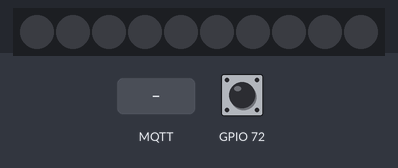
Bench run of a sketch on a simulated ESP32-S3. On the bench: 10 RGB LEDs in strip order, left to right. The test bench sets the inputs (shaded band); at power-on: GPIO 72 HIGH. Dim RGB values are drawn brighter than linear; WiFi joins after 1.5 s; servers stay silent unless stated; no MQTT or app messages arrive unless stated; what the sketch prints to the serial monitor is not drawn.

Above: at 3.7 s.
3.8 s: MQTT message "5" arrives on the first subscribed topic
At 4.7 s:
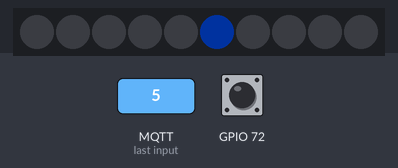
5.3 s: MQTT message "1" arrives on the first subscribed topic
At 5.8 s:
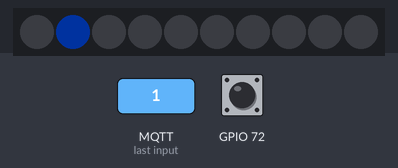
Timing chart, 0 to 8.3 s (numbered marks = the images above; inputs shaded):
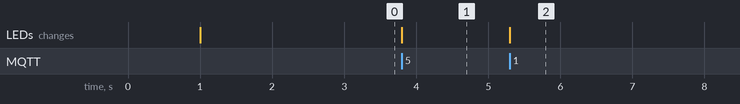

Measured:
- after the input at 3.8 s, the LEDs: change at once (image 1)
- after the input at 5.3 s, the LEDs: change at once (image 2)

The sketch:

Complete_Node_Quick_Test.ino
```cpp
/*
  FindIt complete one-node quick test.
  Libraries:
  - PubSubClient
  - Adafruit MCP23X17
  - Adafruit NeoPixel
*/
#include <WiFi.h>
#include <PubSubClient.h>
#include <Wire.h>
#include <Adafruit_MCP23X17.h>
#include <Adafruit_NeoPixel.h>

const char* WIFI_SSID = "REPLACE_LOCALLY";
const char* WIFI_PASSWORD = "REPLACE_LOCALLY";
const char* MQTT_HOST = "192.168.1.100";
const uint16_t MQTT_PORT = 1883;
const char* CONTROLLER_ID = "CTRL-01";

constexpr uint8_t SDA_PIN = 4;
constexpr uint8_t SCL_PIN = 5;
constexpr uint8_t LED_DATA_PIN = 3;
constexpr uint8_t LED_COUNT = 10;
constexpr uint8_t MCP_ADDRESS = 0x20;

WiFiClient wifiClient;
PubSubClient mqtt(wifiClient);
Adafruit_MCP23X17 mcp;
Adafruit_NeoPixel pixels(LED_COUNT, LED_DATA_PIN, NEO_GRB + NEO_KHZ800);

String commandTopic() { return "findit/controllers/" + String(CONTROLLER_ID) + "/command"; }
String ackTopic() { return "findit/controllers/" + String(CONTROLLER_ID) + "/ack"; }

void allOff() { pixels.clear(); pixels.show(); }

void lightIndex(int index) {
  if (index < 0 || index >= LED_COUNT) return;
  allOff();
  pixels.setPixelColor(index, pixels.Color(0, 80, 255));
  pixels.show();
}

void onMessage(char* topic, byte* payload, unsigned int length) {
  // Quick-test protocol: payload is a single ASCII digit 0..9.
  if (length != 1 || payload[0] < '0' || payload[0] > '9') {
    mqtt.publish(ackTopic().c_str(), "{\"state\":\"rejected\"}");
    return;
  }
  int index = payload[0] - '0';
  lightIndex(index);
  Serial.printf("LED %d active\n", index);
  mqtt.publish(ackTopic().c_str(), "{\"state\":\"completed\"}");
}

void connectNetwork() {
  WiFi.mode(WIFI_STA);
  WiFi.begin(WIFI_SSID, WIFI_PASSWORD);
  while (WiFi.status() != WL_CONNECTED) { delay(500); Serial.print("."); }
  Serial.println("\nWiFi connected");
  mqtt.setServer(MQTT_HOST, MQTT_PORT);
  mqtt.setCallback(onMessage);
  while (!mqtt.connected()) {
    if (!mqtt.connect(CONTROLLER_ID)) delay(1000);
  }
  mqtt.subscribe(commandTopic().c_str());
  Serial.println("MQTT connected");
}

void setup() {
  Serial.begin(115200);
  delay(1000);

  Wire.begin(SDA_PIN, SCL_PIN);
  if (!mcp.begin_I2C(MCP_ADDRESS, &Wire)) {
    Serial.println("FAIL MCP23017");
    while (true) delay(1000);
  }
  mcp.pinMode(8, INPUT_PULLUP); // example drawer input

  pixels.begin();
  pixels.setBrightness(32);
  allOff();

  connectNetwork();
  Serial.println("COMPLETE NODE READY");
}

void loop() {
  if (WiFi.status() != WL_CONNECTED || !mqtt.connected()) connectNetwork();
  mqtt.loop();

  static int lastInput = HIGH;
  int input = mcp.digitalRead(8);
  if (input != lastInput) {
    lastInput = input;
    Serial.printf("MCP input GPB0=%d\n", input);
  }
}
```
